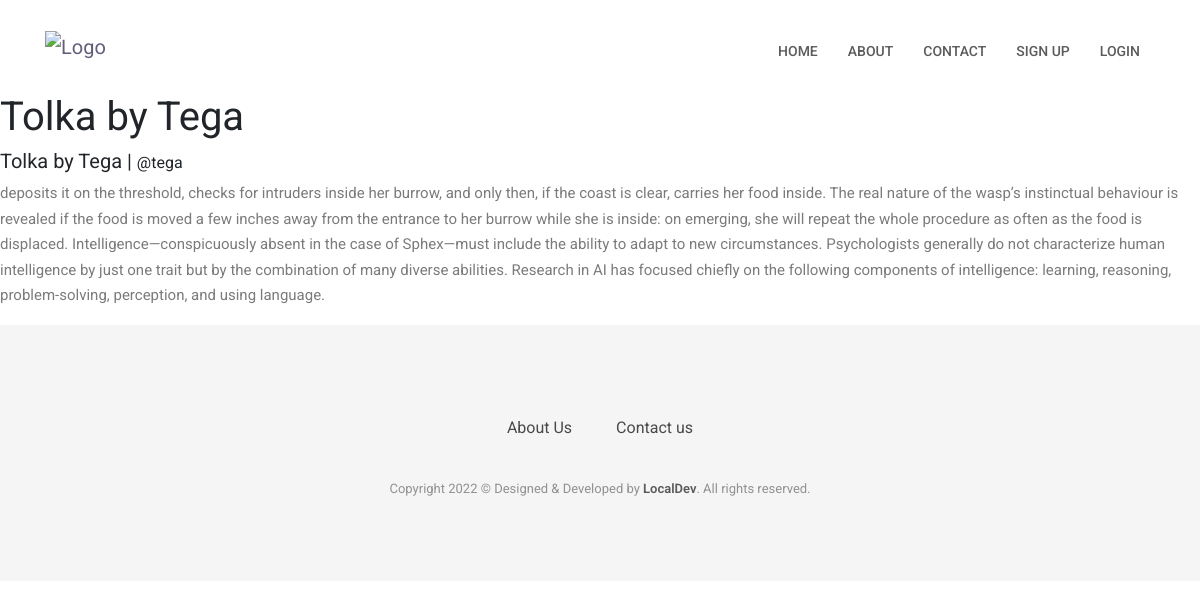
/post/1, run on an earlier commit of the app's database.
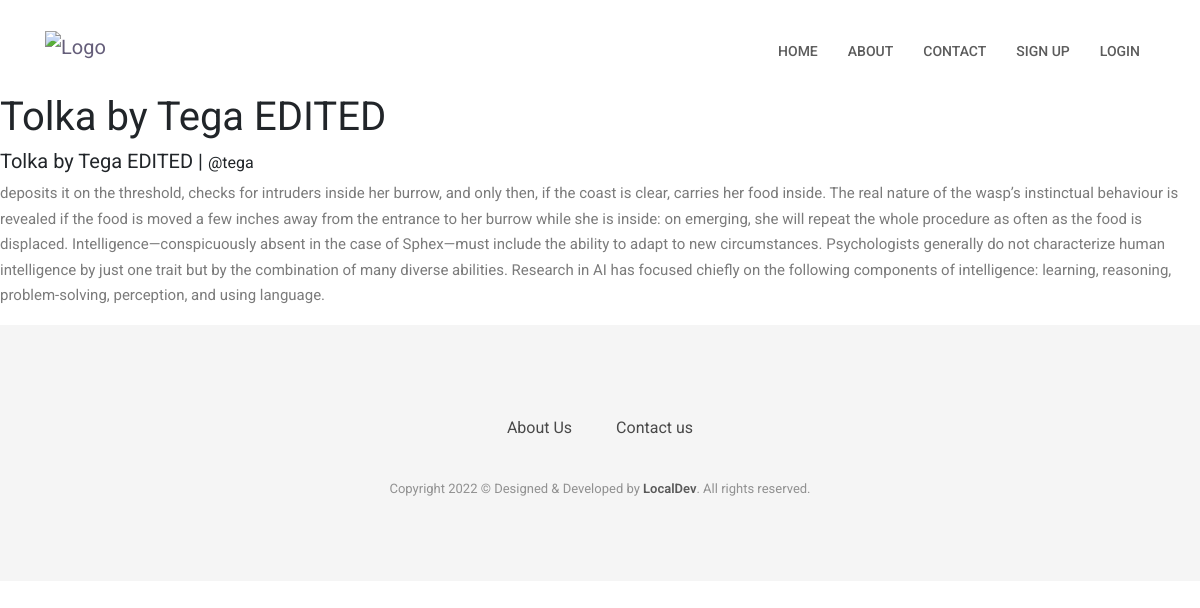
And on a later commit of the database.
### website/models.py (models this page shows)
class Post(db.Model):
    id = db.Column(db.Integer, primary_key=True)
    title = db.Column(db.String(10000))
    body = db.Column(db.String(10000))
    date = db.Column(db.DateTime(timezone=True), default=func.now())
    user_id = db.Column(db.Integer, db.ForeignKey('user.id'))
    post_user = db.relationship('User', foreign_keys=[user_id])

### website/views.py (the view)
@views.route('/post/<int:id>')
def view_post(id):
    post = Post.query.filter_by(id=id).first()
    return render_template('post.html', post=post, user=current_user)

### website/templates/post.html (shortened to what this page needs)
{% extends 'base.html' %}
{% block content %}
    <h1>
        {{post.title}}
    </h1>
    <div>
            <div>
                <h3>{{ post.title }} | <small>@{{ post.post_user.username }}</small></h3>
                <p>{{ post.body }}</p>
            </div>
    </div>
{% endblock %}

What changed in the data, as far as the page shows it:
changed Post: title "Tolka by Tega" → "Tolka by Tega EDITED"
